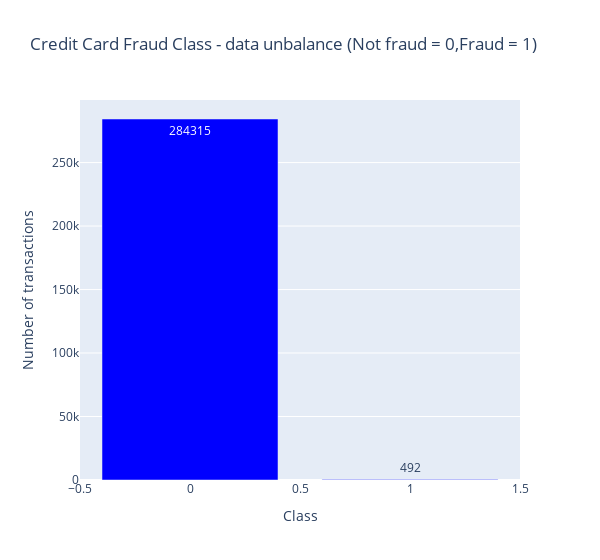

The notebook cell this image was saved under:
### Code cell
temp = raw_data["class"].value_counts()
df = pd.DataFrame({'class': temp.index,'values': temp.values})

trace = go.Bar(
    x = df['class'],y = df['values'],
    name="Credit Card Fraud Class - data unbalance (Not fraud = 0, Fraud = 1)",
    marker=dict(color="Blue"),
    text=df['values']
)
data = [trace]
layout = dict(title = 'Credit Card Fraud Class - data unbalance (Not fraud = 0,Fraud = 1)',
          xaxis = dict(title = 'Class', showticklabels=True), 
          yaxis = dict(title = 'Number of transactions'),
          hovermode = 'closest',width=600
         )
fig = dict(data=data, layout=layout)
iplot(fig, filename='class')

### Figure 1 — Plotly figure (JSON) as saved in the notebook; plotly's stock layout.template omitted (floating-point values rounded to 4 significant figures)
{"data": [{"marker": {"color": "Blue"}, "name": "Credit Card Fraud Class - data unbalance (Not fraud = 0, Fraud = 1)", "text": [284315, 492], "type": "bar", "x": [0, 1], "y": [284315, 492]}], "layout": {"hovermode": "closest", "title": {"text": "Credit Card Fraud Class - data unbalance (Not fraud = 0,Fraud = 1)"}, "width": 600, "xaxis": {"showticklabels": true, "title": {"text": "Class"}}, "yaxis": {"title": {"text": "Number of transactions"}}}}
